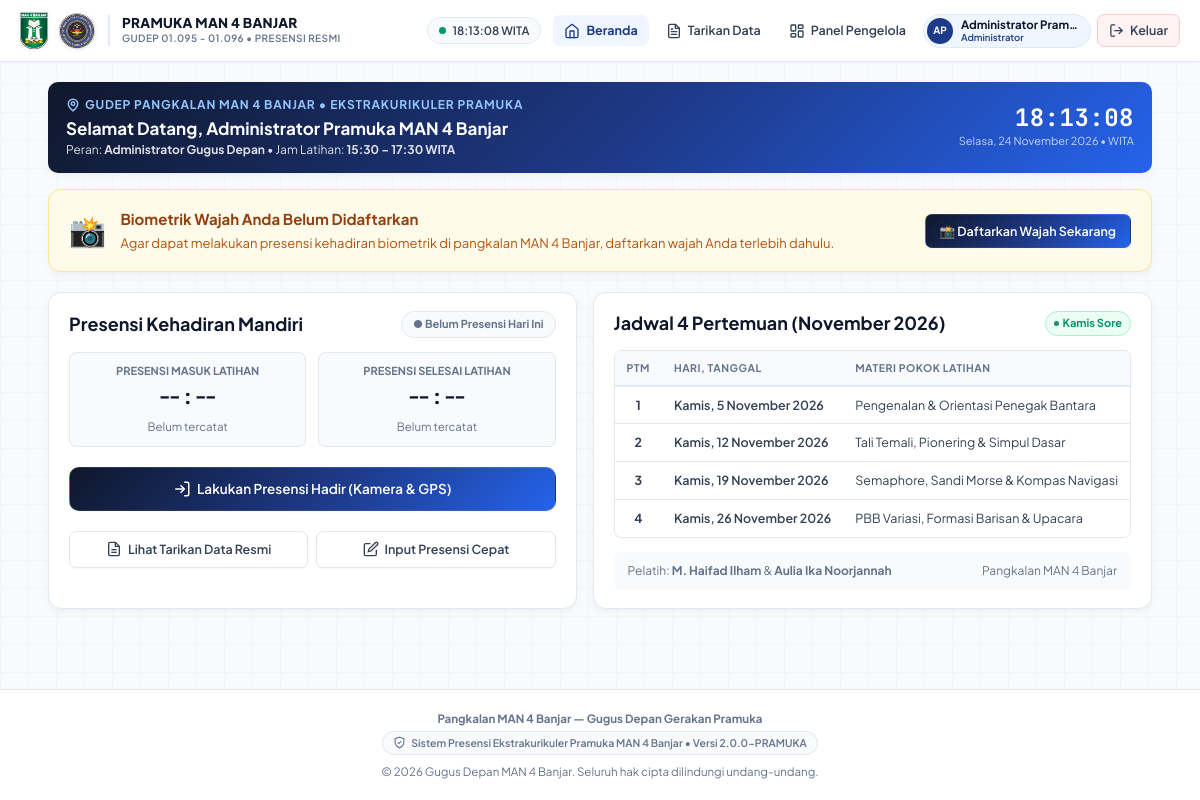
/dashboard.php (signed in), run on the app's committed database.
### tables this page shows
CREATE TABLE IF NOT EXISTS users (
  id INT UNSIGNED AUTO_INCREMENT PRIMARY KEY,
  username VARCHAR(50) NOT NULL UNIQUE,
  name VARCHAR(150) NOT NULL,
  role ENUM('admin','pembina','pelatih','siswa','employee') NOT NULL DEFAULT 'siswa',
  kelas VARCHAR(50) NULL,
  gender ENUM('L','P') NULL,
  tingkat ENUM('X','XI','XII') NULL,
  sangga VARCHAR(50) NULL,
  email VARCHAR(150) NULL,
  phone VARCHAR(30) NULL,
  password_hash VARCHAR(255) NOT NULL,
  face_descriptor LONGTEXT NULL,
  face_registered_at DATETIME NULL,
  status TINYINT(1) NOT NULL DEFAULT 1,
  created_at TIMESTAMP DEFAULT CURRENT_TIMESTAMP,
  updated_at TIMESTAMP DEFAULT CURRENT_TIMESTAMP ON UPDATE CURRENT_TIMESTAMP,
  INDEX idx_role (role),
  INDEX idx_tingkat_gender (tingkat, gender),
  INDEX idx_kelas (kelas)
);

CREATE TABLE IF NOT EXISTS settings (
  id INT UNSIGNED AUTO_INCREMENT PRIMARY KEY,
  setting_key VARCHAR(80) NOT NULL UNIQUE,
  setting_value TEXT NOT NULL
);

CREATE TABLE IF NOT EXISTS pertemuan_pramuka (
  id INT UNSIGNED AUTO_INCREMENT PRIMARY KEY,
  pertemuan_ke INT NOT NULL UNIQUE,
  hari_tanggal VARCHAR(100) NOT NULL,
  work_date DATE NOT NULL,
  materi_default VARCHAR(255) NULL,
  created_at TIMESTAMP DEFAULT CURRENT_TIMESTAMP
);

### dashboard.php (the view, shortened to what the rows shown need)
<?php
require_once __DIR__ . '/includes/functions.php';
require_login();
$user = current_user();
$pertemuan = get_pertemuan_pramuka();
require __DIR__ . '/includes/header.php';
?>
<section class="office-clock-widget">
  <div class="clock-info-side">
    <p class="eyebrow" style="color: #93c5fd; margin-bottom: 4px;">
      <svg width="14" height="14" viewBox="0 0 24 24" fill="none" stroke="currentColor" stroke-width="2.5"><path d="M20 10c0 6-8 12-8 12s-8-6-8-12a8 8 0 0 1 16 0Z"/><circle cx="12" cy="10" r="3"/></svg>
      GUDEP PANGKALAN MAN 4 BANJAR &bull; EKSTRAKURIKULER PRAMUKA
    </p>
    <h2>Selamat Datang, <?= e($user['name']) ?></h2>
    <p>
      <span>
      </span>
      &bull;
      <span>Jam Latihan: <b><?= e(attendance_start()) ?> – <?= e(attendance_end()) ?> WITA</b></span>
    </p>
  </div>
</section>
<div class="grid-2">
  <section class="card">
    <div style="display: flex; justify-content: space-between; align-items: center; margin-bottom: 14px;">
      <h2 style="margin: 0; font-size: 18px;">Presensi Kehadiran Mandiri</h2>
    </div>
  </section>
  <section class="card">
    <div style="display: flex; justify-content: space-between; align-items: center; margin-bottom: 14px;">
      <h2 style="margin: 0; font-size: 18px;">Jadwal 4 Pertemuan (November 2026)</h2>
    </div>
    <div class="table-wrap">
      <table>
        <thead>
          <tr>
            <th style="width: 40px; text-align: center;">Ptm</th>
            <th>Hari, Tanggal</th>
            <th>Materi Pokok Latihan</th>
          </tr>
        </thead>
        <tbody>
          <?php foreach ($pertemuan as $ptm): ?>
            <tr>
              <td style="text-align: center; font-weight: bold;"><?= e($ptm['pertemuan_ke'] ?? $ptm['ke']) ?></td>
              <td style="font-weight: 600; white-space: nowrap;">
                <?= e($ptm['hari_tanggal'] ?? ($ptm['hari'] . ', ' . $ptm['tanggal'])) ?>
              </td>
              <td style="font-size: 12.5px; color: var(--text-body);">
                <?= e($ptm['materi_default'] ?? $ptm['materi']) ?>
              </td>
            </tr>
          <?php endforeach; ?>
        </tbody>
      </table>
    </div>
  </section>
</div>
<?php require __DIR__ . '/includes/footer.php'; ?>

### includes/header.php (shortened to what the rows shown need)
<?php
require_once __DIR__ . '/functions.php';
$user = current_user();
$currentPath = parse_url($_SERVER['REQUEST_URI'] ?? '', PHP_URL_PATH);
$initials = 'P';
if ($user && !empty($user['name'])) {
    $parts = explode(' ', trim($user['name']));
    $initials = strtoupper(substr($parts[0], 0, 1) . (isset($parts[1]) ? substr($parts[1], 0, 1) : ''));
}
?>
<!doctype html>
<html lang="id">
<head>
  <link rel="stylesheet" href="<?= BASE_URL ?>/assets/css/style.css?v=<?= file_exists(__DIR__ . '/../assets/css/style.css') ? filemtime(__DIR__ . '/../assets/css/style.css') : '1' ?>">
</head>
<body>
<header class="topbar">
  <div class="topbar-right">
    <?php if ($user): ?>
      <nav class="topnav">
        <a href="<?= BASE_URL ?>/dashboard.php" class="<?= str_ends_with($currentPath, 'dashboard.php') ? 'active' : '' ?>">
          <svg width="16" height="16" viewBox="0 0 24 24" fill="none" stroke="currentColor" stroke-width="2" stroke-linecap="round" stroke-linejoin="round"><path d="m3 9 9-7 9 7v11a2 2 0 0 1-2 2H5a2 2 0 0 1-2-2z"></path><polyline points="9 22 9 12 15 12 15 22"></polyline></svg>
          <span>Beranda</span>
        </a>
        <a href="<?= BASE_URL ?>/admin/tarikan_data.php" class="<?= str_contains($currentPath, 'tarikan_data.php') ? 'active' : '' ?>" title="Tarikan & Rekap Presensi Resmi">
          <span>Tarikan Data</span>
        </a>
        <?php if (in_array($user['role'], ['admin', 'pembina', 'pelatih'], true)): ?>
          <a href="<?= BASE_URL ?>/admin/index.php" class="<?= str_contains($currentPath, '/admin/') && !str_contains($currentPath, 'tarikan_data.php') ? 'active' : '' ?>">
            <span>Panel Pengelola</span>
          </a>
        <?php endif; ?>
        <div class="user-profile-pill">
          <div class="user-avatar" title="<?= e($user['name']) ?>"><?= e($initials) ?></div>
          <div class="user-info-text">
            <span class="user-info-name"><?= e($user['name']) ?></span>
            <span class="user-info-role">
              <?php
              if ($user['role'] === 'admin') echo 'Administrator';
              elseif ($user['role'] === 'pembina') echo 'Pembina Pramuka';
              elseif ($user['role'] === 'pelatih') echo 'Pelatih Pramuka';
              elseif ($user['role'] === 'siswa') echo e('Siswa ' . ($user['kelas'] ?? ''));
              else echo e($user['kelas'] ?: 'Anggota');
              ?>
            </span>
          </div>
        </div>
        <a href="<?= BASE_URL ?>/logout.php" class="btn-nav-logout" title="Keluar dari akun">
          <svg width="15" height="15" viewBox="0 0 24 24" fill="none" stroke="currentColor" stroke-width="2" stroke-linecap="round" stroke-linejoin="round"><path d="M9 21H5a2 2 0 0 1-2-2V5a2 2 0 0 1 2-2h4"></path><polyline points="16 17 21 12 16 7"></polyline><line x1="21" x2="9" y1="12" y2="12"></line></svg>
          <span>Keluar</span>
        </a>
      </nav>
    <?php endif; ?>
  </div>
</header>
<main class="container">

### data on the page
users: name "AP", name "Administrator Pram…", name "Administrator Pramuka MAN 4 Banjar"
settings: setting_key "17:30"
pertemuan_pramuka: pertemuan_ke "1", hari_tanggal "Kamis, 5 November 2026", materi_default "Pengenalan & Orientasi Penegak Bantara"
pertemuan_pramuka: pertemuan_ke "2", hari_tanggal "Kamis, 12 November 2026", materi_default "Tali Temali, Pionering & Simpul Dasar"
pertemuan_pramuka: pertemuan_ke "3", hari_tanggal "Kamis, 19 November 2026", materi_default "Semaphore, Sandi Morse & Kompas Navigasi"
pertemuan_pramuka: pertemuan_ke "4", hari_tanggal "Kamis, 26 November 2026", materi_default "PBB Variasi, Formasi Barisan & Upacara"

### other printed values
attendance_start() "15:30"
$dateFormatted "Selasa, 24 November 2026"
$att['check_in'] "--:--"
$att['check_out'] "--:--"
APP_VERSION "2.0.0-PRAMUKA"
